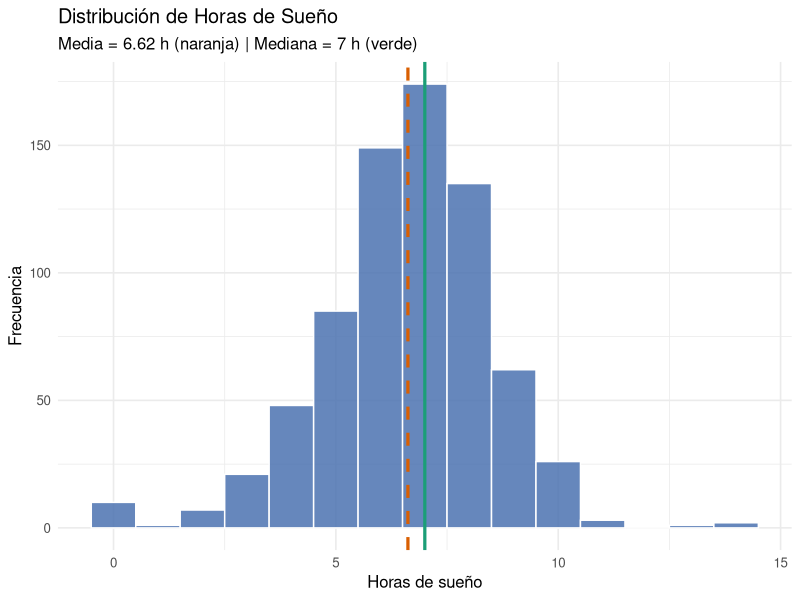
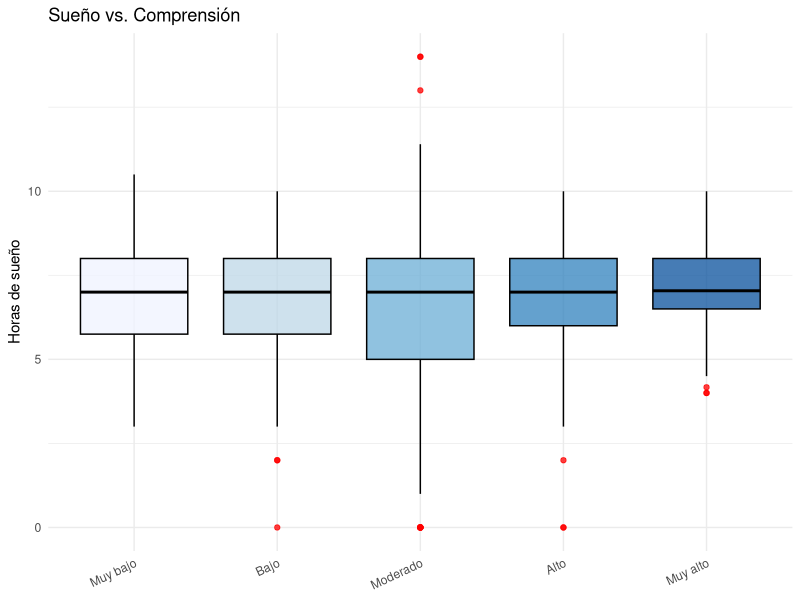
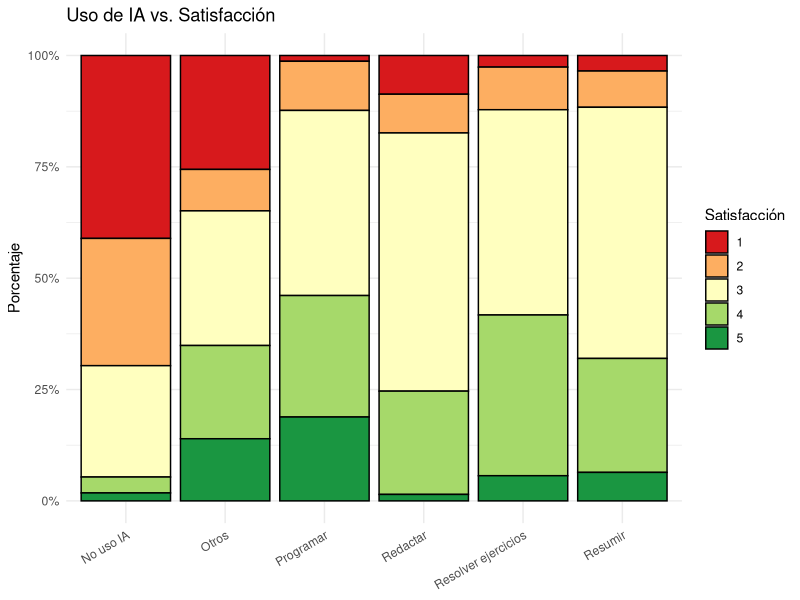
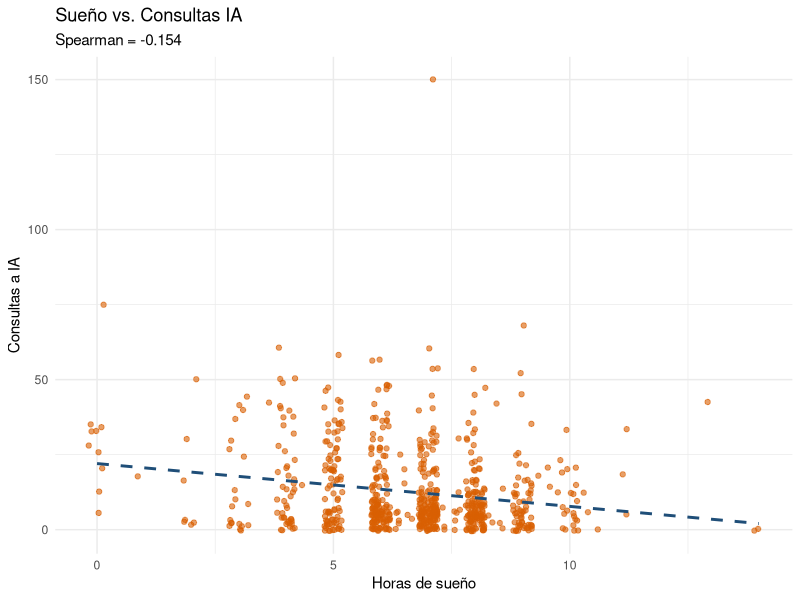
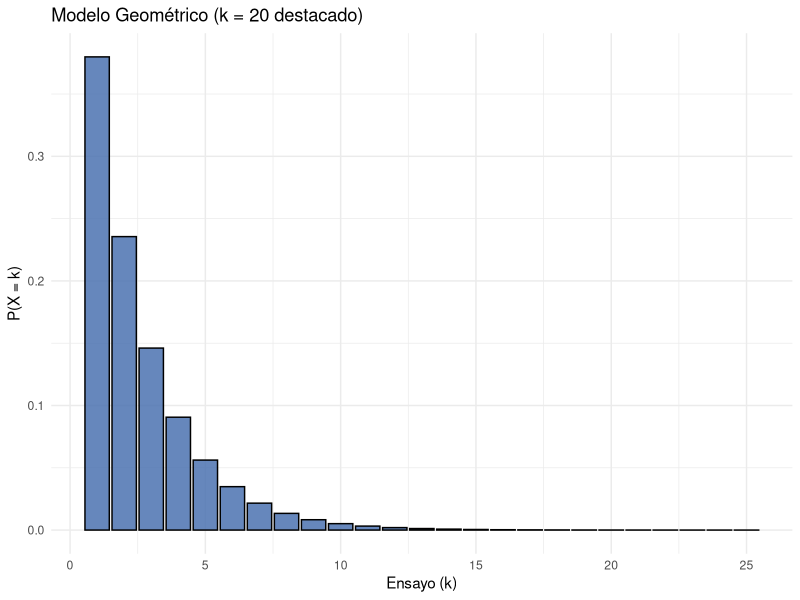
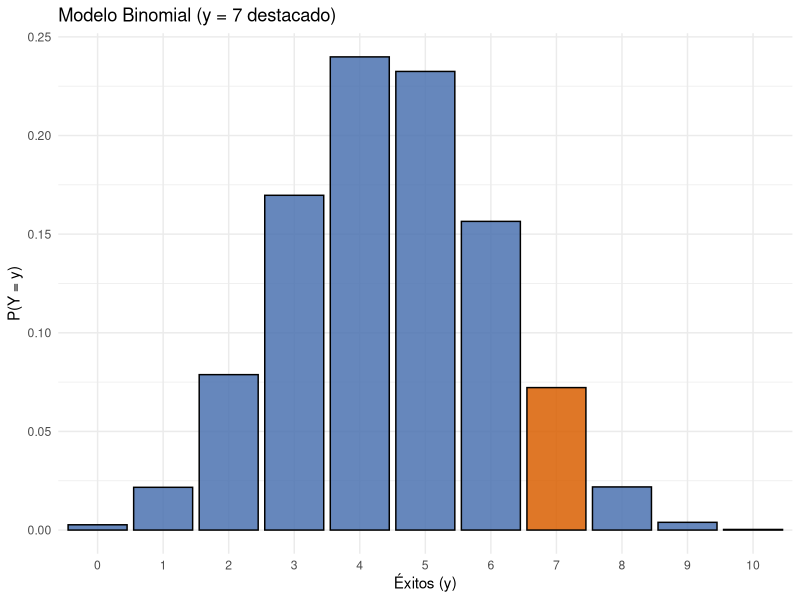
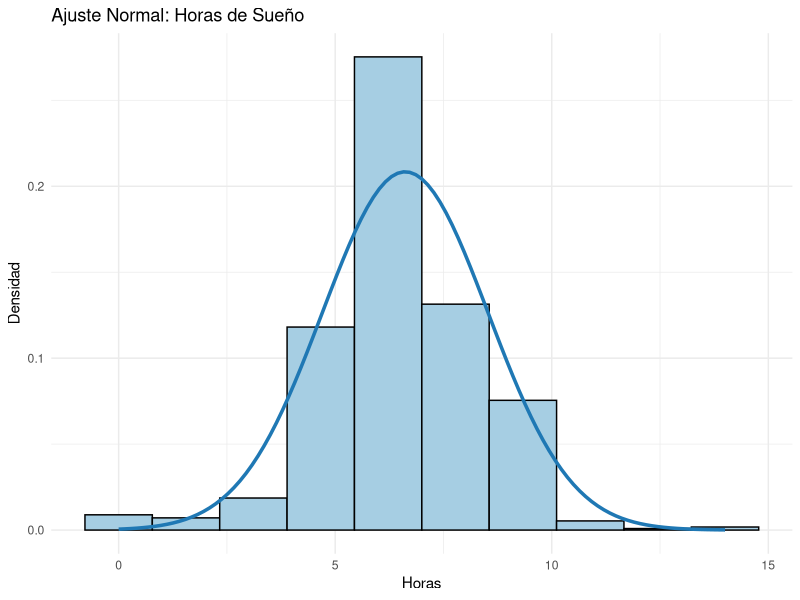
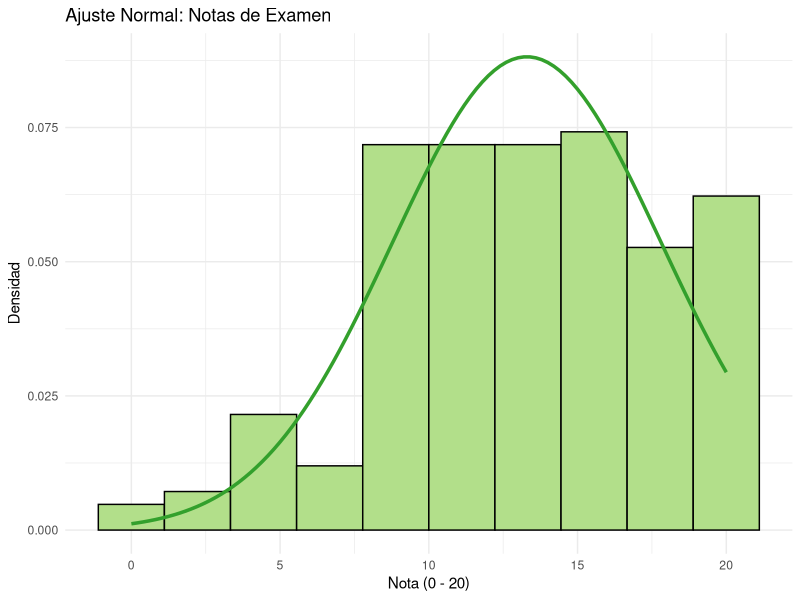

These figures' R source, in order:
## ---- chunk 1
#| label: setup-datos
#| include: false
library(readr)
library(dplyr)
library(ggplot2)

DF_diario <- read_csv("diario.csv", show_col_types = FALSE)
DF_exam   <- read_csv("examenes.csv", show_col_types = FALSE)
DF_demo   <- read_csv("demograficos.csv", show_col_types = FALSE)

subset_diario <- DF_diario %>%
  rename(
    Cod = `Dirección de correo electrónico`,
    Registro = `Marca temporal`,
    Horas = `¿Cuántas horas dormiste la noche pasada?`,
    Consultas = `¿Cuántas consultas a una IA realizaste hoy?`,
    Comprension = `¿Qué nivel de comprensión tuviste de las actividades académicas que realizaste hoy?`,
    Satisfaccion = `¿Qué nivel de satisfacción tienes con tu avance académico de hoy?`,
    Uso = `¿Cuál fue el uso principal que le diste a la IA hoy?`,
    Sensacion = `¿Cuál fue tu sensación principal después de usar la IA hoy?`
  ) %>%
  select(Cod, Registro, Horas, Consultas, Comprension, Satisfaccion, Uso, Sensacion) %>%
  mutate(
    Horas = as.numeric(Horas),
    Consultas = as.integer(Consultas),
    Comprension = factor(trimws(as.character(Comprension)),
                         levels = c("Muy bajo", "Bajo", "Moderado", "Alto", "Muy alto"),
                         ordered = TRUE),
    Satisfaccion = factor(trimws(as.character(Satisfaccion)),
                          levels = c("1", "2", "3", "4", "5"),
                          ordered = TRUE),
    Uso = case_when(
      grepl("(?i)ningun|nada|no.*us[eé]|nothing", Uso) ~ "No uso IA",
      Uso %in% c("Resolver ejercicios", "Resumir", "Programar", "Redactar", "No uso IA") ~ Uso,
      TRUE ~ "Otros"
    ),
    Uso = factor(Uso, ordered = FALSE),
    Sensacion = factor(trimws(as.character(Sensacion)), ordered = FALSE),
    Fecha = as.Date(Registro)
  ) %>%
  arrange(Cod, Registro) %>%
  distinct(Cod, Fecha, .keep_all = TRUE) %>%
  select(-Fecha)

subset_demo <- DF_demo %>%
  rename(
    Cod = `Dirección de correo electrónico`,
    Creditos = `cantidad de créditos académicos cursados en el ciclo regular ( colocar solo el número  )`
  ) %>%
  select(Cod, Creditos) %>%
  mutate(Creditos = as.integer(Creditos))

subset_exam <- DF_exam %>%
  rename(
    Cod = `Dirección de correo electrónico`,
    Nota = `Nota del examen`
  ) %>%
  select(Cod, Nota) %>%
  mutate(Nota = as.numeric(Nota))

grupo <- c("cristobal.aranda@utec.edu.pe", "pedro.chavez@utec.edu.pe",
           "joaquin.temoche@utec.edu.pe", "eden.paredes@utec.edu.pe",
           "nestor.delacruz@utec.edu.pe")

n_total <- nrow(subset_diario) + nrow(subset_demo) + nrow(subset_exam)
n_grupo <- nrow(filter(subset_diario, Cod %in% grupo)) +
           nrow(filter(subset_demo, Cod %in% grupo)) +
           nrow(filter(subset_exam, Cod %in% grupo))
## ---- chunk 2
#| label: prep-descriptivo
#| include: false

# Univariado: Horas
media_h   <- round(mean(subset_diario$Horas, na.rm = TRUE), 2)
mediana_h <- round(median(subset_diario$Horas, na.rm = TRUE), 2)
sd_h      <- round(sd(subset_diario$Horas, na.rm = TRUE), 2)
iqr_h     <- round(IQR(subset_diario$Horas, na.rm = TRUE), 2)

# Univariado: Consultas
mediana_c <- median(subset_diario$Consultas, na.rm = TRUE)
iqr_c     <- IQR(subset_diario$Consultas, na.rm = TRUE)
min_c     <- min(subset_diario$Consultas, na.rm = TRUE)
max_c     <- max(subset_diario$Consultas, na.rm = TRUE)

# Univariado: Comprensión
tab_comp  <- table(subset_diario$Comprension)
moda_comp <- names(tab_comp)[which.max(tab_comp)]
pct_comp  <- round(max(prop.table(tab_comp)) * 100, 1)
med_comp  <- levels(subset_diario$Comprension)[median(as.numeric(subset_diario$Comprension), na.rm = TRUE)]

# Univariado: Uso de IA
tab_uso   <- sort(prop.table(table(subset_diario$Uso)) * 100, decreasing = TRUE)
moda_uso  <- names(tab_uso)[1]
pct_uso   <- round(tab_uso[1], 1)

# Bivariado: Correlación Horas vs Consultas
cor_hc    <- round(cor(subset_diario$Horas, subset_diario$Consultas, method = "spearman", use = "complete.obs"), 3)
## ---- chunk 3
#| fig-width: 5.8
#| fig-height: 4.2
ggplot(subset_diario %>% filter(!is.na(Horas)), aes(x = Horas)) +
  geom_histogram(binwidth = 1, fill = "#4C72B0", color = "white", alpha = 0.85) +
  geom_vline(aes(xintercept = media_h), color = "#D95F02", linetype = "dashed", linewidth = 1.1) +
  geom_vline(aes(xintercept = mediana_h), color = "#1B9E77", linetype = "solid", linewidth = 1.1) +
  labs(title = "Distribución de Horas de Sueño",
       subtitle = paste0("Media = ", media_h, " h (naranja) | Mediana = ", mediana_h, " h (verde)"),
       x = "Horas de sueño", y = "Frecuencia") +
  theme_minimal(base_size = 12)
## ---- chunk 4
#| fig-width: 4.5
#| fig-height: 3.6
ggplot(subset_diario %>% filter(!is.na(Comprension), !is.na(Horas)),
       aes(x = Comprension, y = Horas, fill = Comprension)) +
  geom_boxplot(alpha = 0.75, color = "black", outlier.color = "red") +
  scale_fill_brewer(palette = "Blues") +
  labs(title = "Sueño vs. Comprensión",
       x = NULL, y = "Horas de sueño") +
  theme_minimal(base_size = 11) +
  theme(legend.position = "none", axis.text.x = element_text(angle = 25, hjust = 1))
## ---- chunk 5
#| fig-width: 4.5
#| fig-height: 3.6
ggplot(subset_diario %>% filter(!is.na(Uso), !is.na(Satisfaccion)),
       aes(x = Uso, fill = Satisfaccion)) +
  geom_bar(position = "fill", color = "black") +
  scale_y_continuous(labels = scales::percent_format()) +
  scale_fill_brewer(palette = "RdYlGn") +
  labs(title = "Uso de IA vs. Satisfacción",
       x = NULL, y = "Porcentaje", fill = "Satisfacción") +
  theme_minimal(base_size = 11) +
  theme(axis.text.x = element_text(angle = 30, hjust = 1))
## ---- chunk 6
#| fig-width: 4.5
#| fig-height: 3.6
ggplot(subset_diario %>% filter(!is.na(Horas), !is.na(Consultas)),
       aes(x = Horas, y = Consultas)) +
  geom_jitter(alpha = 0.6, color = "#D95F02", width = 0.2, height = 0.5) +
  geom_smooth(method = "lm", formula = y ~ x, color = "#1f4e78", linetype = "dashed", se = FALSE) +
  labs(title = "Sueño vs. Consultas IA",
       subtitle = paste("Spearman =", cor_hc),
       x = "Horas de sueño", y = "Consultas a IA") +
  theme_minimal(base_size = 11)
## ---- chunk 7
#| label: prep-probabilistico
#| include: false

df_prob <- subset_diario %>%
  filter(!is.na(Horas), !is.na(Comprension)) %>%
  mutate(
    Sueno = cut(
      Horas,
      breaks = c(-Inf, 5, 7, 9, Inf),
      labels = c("Muy corto (≤5h)", "Corto (5-7h]", "Adecuado (7-9h]", "Largo (>9h)"),
      ordered_result = TRUE
    )
  )

n_prob <- nrow(df_prob)

# Tablas empíricas
t_sueno <- as.data.frame(table(df_prob$Sueno))
colnames(t_sueno) <- c("Evento", "n")
t_sueno$Prob <- round(t_sueno$n / sum(t_sueno$n), 4)
t_sueno$Pct  <- paste0(round(t_sueno$Prob * 100, 1), "%")

t_comp <- as.data.frame(table(df_prob$Comprension))
colnames(t_comp) <- c("Evento", "n")
t_comp$Prob <- round(t_comp$n / sum(t_comp$n), 4)
t_comp$Pct  <- paste0(round(t_comp$Prob * 100, 1), "%")

# Eventos condicionales
E1  <- df_prob$Horas <= 7
E2  <- df_prob$Comprension %in% c("Alto", "Muy alto")

p_e1  <- mean(E1)
p_e2  <- mean(E2)
p_e12 <- mean(E1 & E2)

p_e1_dado_e2  <- p_e12 / p_e2
p_e2_dado_e1  <- p_e12 / p_e1
p_e1_dado_e2c <- mean(E1[!E2])
p_e2c         <- 1 - p_e2
bayes_e2_e1   <- (p_e1_dado_e2 * p_e2) / (p_e1_dado_e2 * p_e2 + p_e1_dado_e2c * p_e2c)

dif_sim <- p_e1 + p_e2 - 2 * p_e12
suma_e  <- p_e1 + p_e2
## ---- chunk 8
#| label: prep-va
#| include: false

# Filtros limpios para VA
va_horas     <- subset_diario$Horas[is.finite(subset_diario$Horas) & subset_diario$Horas >= 0 & subset_diario$Horas <= 24]
va_consultas <- subset_diario$Consultas[is.finite(subset_diario$Consultas) & subset_diario$Consultas >= 0 & subset_diario$Consultas == floor(subset_diario$Consultas)]
va_creditos  <- subset_demo$Creditos[is.finite(subset_demo$Creditos) & subset_demo$Creditos >= 0 & subset_demo$Creditos <= 40]
va_notas     <- subset_exam$Nota[is.finite(subset_exam$Nota) & subset_exam$Nota >= 0 & subset_exam$Nota <= 20]

# Discreta 1: Geométrica (Consultas > 10)
p_ia   <- mean(va_consultas > 10)
esp_ia <- round(1 / p_ia, 2)
sd_ia  <- round(sqrt((1 - p_ia) / p_ia^2), 2)
prob_ia20 <- round(dgeom(19, p_ia) * 100, 2)

# Discreta 2: Binomial (Créditos >= 20, n = 10)
p_cr   <- mean(va_creditos >= 20)
n_cr   <- 10
esp_cr <- round(n_cr * p_cr, 2)
sd_cr  <- round(sqrt(n_cr * p_cr * (1 - p_cr)), 2)
prob_cr7 <- round(dbinom(7, n_cr, p_cr) * 100, 2)

# Continua 1: Normal (Horas de sueño)
mu_h   <- round(mean(va_horas), 2)
sd_h   <- round(sd(va_horas), 2)
var_h  <- round(sd_h^2, 2)
prob_h68 <- round((pnorm(8, mean(va_horas), sd(va_horas)) - pnorm(6, mean(va_horas), sd(va_horas))) * 100, 2)

# Continua 2: Normal (Notas de examen)
mu_n   <- round(mean(va_notas), 2)
sd_n   <- round(sd(va_notas), 2)
var_n  <- round(sd_n^2, 2)
prob_n14 <- round(pnorm(14, mean(va_notas), sd(va_notas), lower.tail = FALSE) * 100, 2)
fuera_n  <- round((pnorm(0, mean(va_notas), sd(va_notas)) + pnorm(20, mean(va_notas), sd(va_notas), lower.tail = FALSE)) * 100, 2)
## ---- chunk 9
#| fig-width: 5.5
#| fig-height: 2.9
df_g <- data.frame(k = 1:25, prob = dgeom(0:24, p_ia), dest = ifelse(1:25 == 20, "k=20", "Otros"))
ggplot(df_g, aes(x = k, y = prob, fill = dest)) +
  geom_col(color = "black", alpha = 0.85) +
  scale_fill_manual(values = c("k=20" = "#D95F02", "Otros" = "#4C72B0")) +
  labs(title = "Modelo Geométrico (k = 20 destacado)", x = "Ensayo (k)", y = "P(X = k)") +
  theme_minimal(base_size = 11) + theme(legend.position = "none")
## ---- chunk 10
#| fig-width: 5.5
#| fig-height: 2.9
df_b <- data.frame(y = 0:n_cr, prob = dbinom(0:n_cr, n_cr, p_cr), dest = ifelse(0:n_cr == 7, "y=7", "Otros"))
ggplot(df_b, aes(x = factor(y), y = prob, fill = dest)) +
  geom_col(color = "black", alpha = 0.85) +
  scale_fill_manual(values = c("y=7" = "#D95F02", "Otros" = "#4C72B0")) +
  labs(title = "Modelo Binomial (y = 7 destacado)", x = "Éxitos (y)", y = "P(Y = y)") +
  theme_minimal(base_size = 11) + theme(legend.position = "none")
## ---- chunk 11
#| fig-width: 5.5
#| fig-height: 2.9
ggplot(data.frame(x = va_horas), aes(x = x)) +
  geom_histogram(aes(y = after_stat(density)), bins = 10, fill = "#A6CEE3", color = "black") +
  stat_function(fun = dnorm, args = list(mean = mean(va_horas), sd = sd(va_horas)), color = "#1F78B4", linewidth = 1.2) +
  labs(title = "Ajuste Normal: Horas de Sueño", x = "Horas", y = "Densidad") +
  theme_minimal(base_size = 11)
## ---- chunk 12
#| fig-width: 5.5
#| fig-height: 2.9
ggplot(data.frame(x = va_notas), aes(x = x)) +
  geom_histogram(aes(y = after_stat(density)), bins = 10, fill = "#B2DF8A", color = "black") +
  stat_function(fun = dnorm, args = list(mean = mean(va_notas), sd = sd(va_notas)), color = "#33A02C", linewidth = 1.2) +
  labs(title = "Ajuste Normal: Notas de Examen", x = "Nota (0 - 20)", y = "Densidad") +
  theme_minimal(base_size = 11)
